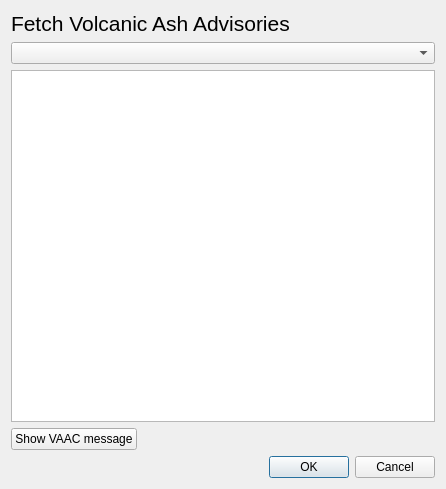
<?xml version="1.0" encoding="UTF-8"?>
<ui version="4.0">
 <class>Dialog</class>
 <widget class="QDialog" name="Dialog">
  <property name="geometry">
   <rect>
    <x>0</x>
    <y>0</y>
    <width>446</width>
    <height>489</height>
   </rect>
  </property>
  <property name="windowTitle">
   <string>Fetch Volcanic Ash Advisories</string>
  </property>
  <property name="windowIcon">
   <iconset>
    <normaloff>metno-fetch-vaa.png</normaloff>metno-fetch-vaa.png</iconset>
  </property>
  <layout class="QVBoxLayout" name="verticalLayout">
   <item>
    <widget class="QLabel" name="label">
     <property name="font">
      <font>
       <family>Arial</family>
       <pointsize>16</pointsize>
      </font>
     </property>
     <property name="text">
      <string>Fetch Volcanic Ash Advisories</string>
     </property>
    </widget>
   </item>
   <item>
    <widget class="QComboBox" name="comboBox"/>
   </item>
   <item>
    <widget class="QListWidget" name="vaaList"/>
   </item>
   <item>
    <widget class="QPushButton" name="pushButton">
     <property name="sizePolicy">
      <sizepolicy hsizetype="Maximum" vsizetype="Fixed">
       <horstretch>0</horstretch>
       <verstretch>0</verstretch>
      </sizepolicy>
     </property>
     <property name="toolTip">
      <string>Preview VAAC message before fetching</string>
     </property>
     <property name="text">
      <string>Show VAAC message</string>
     </property>
    </widget>
   </item>
   <item>
    <widget class="QDialogButtonBox" name="buttonBox">
     <property name="toolTip">
      <string>Preview VAAC message before fetching</string>
     </property>
     <property name="orientation">
      <enum>Qt::Horizontal</enum>
     </property>
     <property name="standardButtons">
      <set>QDialogButtonBox::Cancel|QDialogButtonBox::Ok</set>
     </property>
    </widget>
   </item>
  </layout>
 </widget>
 <resources/>
 <connections>
  <connection>
   <sender>buttonBox</sender>
   <signal>accepted()</signal>
   <receiver>Dialog</receiver>
   <slot>accept()</slot>
   <hints>
    <hint type="sourcelabel">
     <x>257</x>
     <y>479</y>
    </hint>
    <hint type="destinationlabel">
     <x>157</x>
     <y>274</y>
    </hint>
   </hints>
  </connection>
  <connection>
   <sender>buttonBox</sender>
   <signal>rejected()</signal>
   <receiver>Dialog</receiver>
   <slot>reject()</slot>
   <hints>
    <hint type="sourcelabel">
     <x>325</x>
     <y>479</y>
    </hint>
    <hint type="destinationlabel">
     <x>286</x>
     <y>274</y>
    </hint>
   </hints>
  </connection>
  <connection>
   <sender>comboBox</sender>
   <signal>currentIndexChanged(QString)</signal>
   <receiver>Dialog</receiver>
   <slot>setWindowTitle(QString)</slot>
   <hints>
    <hint type="sourcelabel">
     <x>288</x>
     <y>53</y>
    </hint>
    <hint type="destinationlabel">
     <x>222</x>
     <y>244</y>
    </hint>
   </hints>
  </connection>
 </connections>
</ui>
